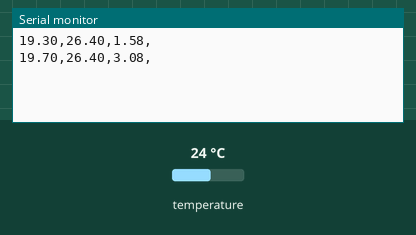
Simulated run of this sketch. Board: Arduino Uno, built with avr-gcc and run on an emulated ATmega328P. Parts: the last lines printed to the serial monitor. Inputs (shaded band) come from the test bench; at power-on: temperature 24 °C. Random numbers use the default seed unless the sketch sets one.

Above: at 2.3 s.
2.4 s: temperature set to 12 °C
At 3.1 s:
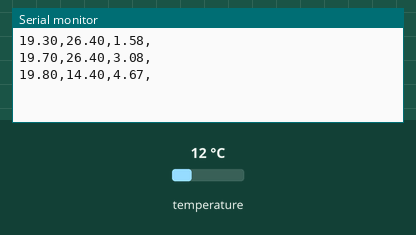
3.9 s: temperature set to 19 °C
At 4.7 s:
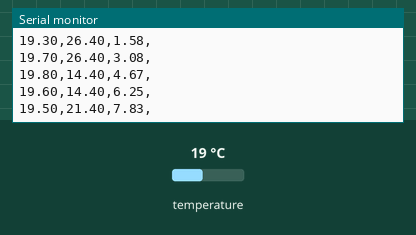
Timing chart, 0 to 6.9 s (numbered marks = the images above; inputs shaded):
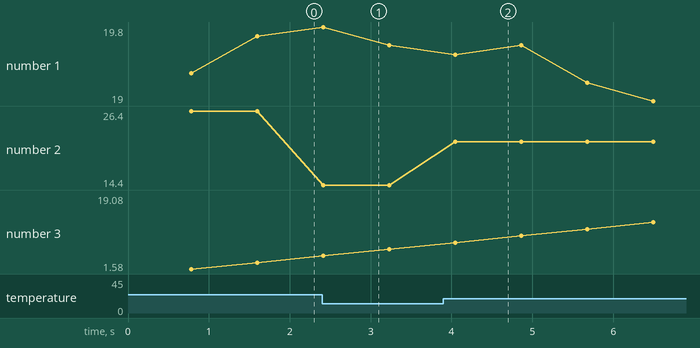

The sketch:

sketch_nov18b.ino
```cpp
/*
A、名称：算术平均滤波法
B、方法：
    连续取N个采样值进行算术平均运算：
    N值较大时：信号平滑度较高，但灵敏度较低；
    N值较小时：信号平滑度较低，但灵敏度较高；
    N值的选取：一般流量，N=12；压力：N=4。
C、优点：
    适用于对一般具有随机干扰的信号进行滤波；
    这种信号的特点是有一个平均值，信号在某一数值范围附近上下波动。
D、缺点：
    对于测量速度较慢或要求数据计算速度较快的实时控制不适用；
    比较浪费RAM。
E、整理：shenhaiyu 2013-11-01
*/

float ds18b20_temp = 0;
#include <OneWire.h>
#include <DallasTemperature.h>
#define ONE_WIRE_BUS 2
OneWire oneWire(ONE_WIRE_BUS);
DallasTemperature sensors(&oneWire);


float Filter_Value;

void setup() {
  Serial.begin(9600);       // 初始化串口通信
  randomSeed(analogRead(0)); // 产生随机种子
  sensors.begin();
}

void loop() {

  sensors.requestTemperatures(); // 发送命令获取温度
  ds18b20_temp = sensors.getTempCByIndex(0)+2.4;

  Filter_Value = Filter();       // 获得滤波器输出值
  Serial.print((Get_AD())/10); // 串口输出
  Serial.print(",");
  Serial.print(ds18b20_temp); // 串口输出
  Serial.print(",");
  Serial.print(Filter_Value);
  Serial.println(",");
  delay(50);
}

// 用于随机产生一个300左右的当前值
float Get_AD() {
  return ((random(10, 17))+195-(random(10, 17)));
}

// 算术平均滤波法
//#define FILTER_N 12
//float Filter() {
//  int i;
//  float filter_sum = 0;
//  for(i = 0; i < FILTER_N; i++) {
//    filter_sum += (Get_AD())/10;
//    delay(1);
//  }
//  return (float)(filter_sum / FILTER_N);
//}

#define FILTER_N 12
int filter_buf[FILTER_N + 1];
float Filter() {
  int i;
  float filter_sum = 0;
  filter_buf[FILTER_N] = Get_AD()/10;
  for(i = 0; i < FILTER_N; i++) {
    filter_buf[i] = filter_buf[i + 1]; // 所有数据左移，低位仍掉
    filter_sum += filter_buf[i];
  }
  return (float)(filter_sum / FILTER_N);
}
```

Measured:
- after the input at 2.4 s, the serial monitor: prints a new line at once (image 1)
- after the input at 3.9 s, the serial monitor: prints a new line after 0.14 s (image 2)
- plotted number 2: 26.4 → 14.4 after the input at 2.4 s, 14.4 → 21.4 after the input at 3.9 s
